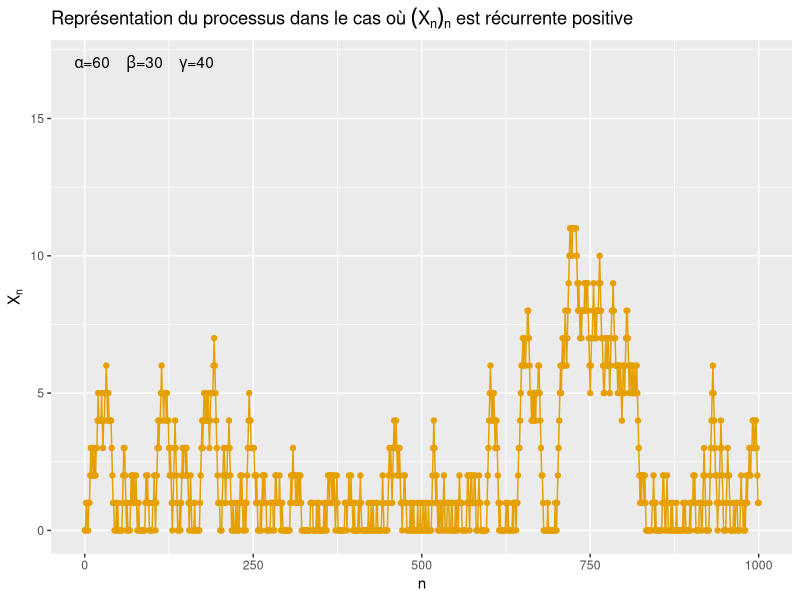
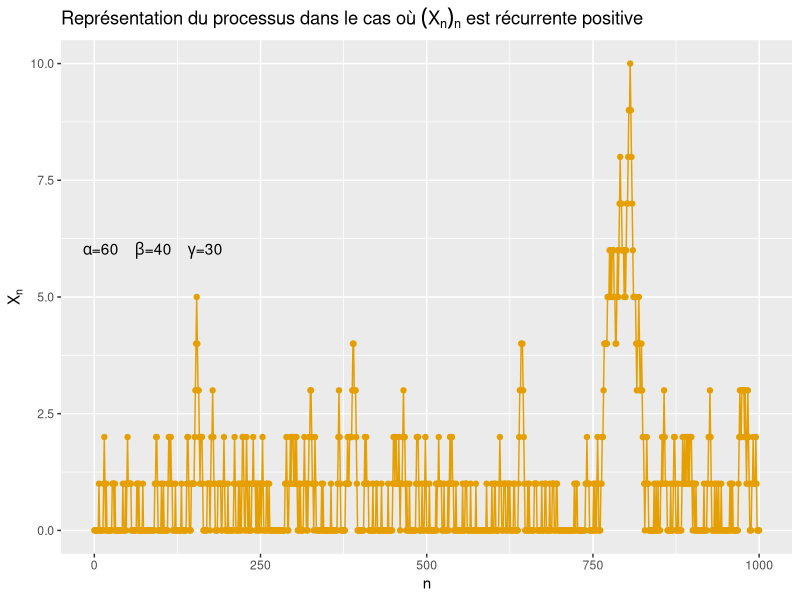
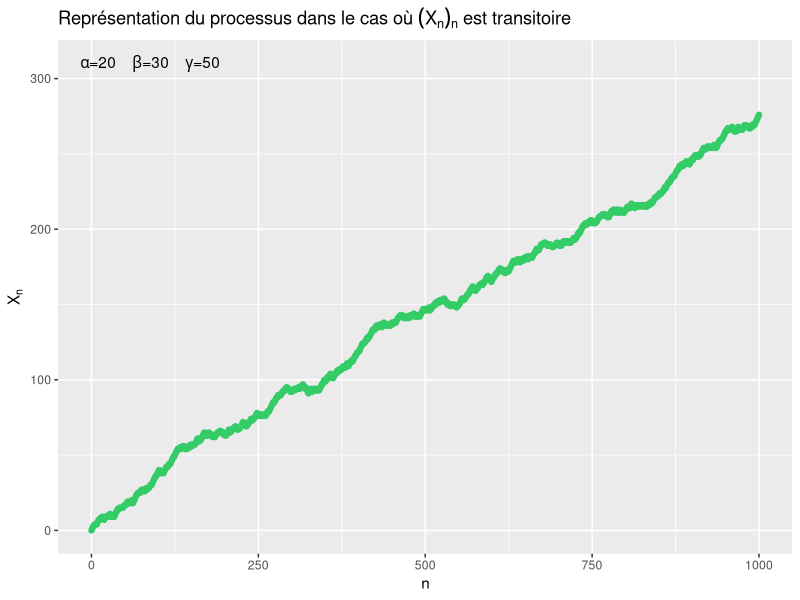
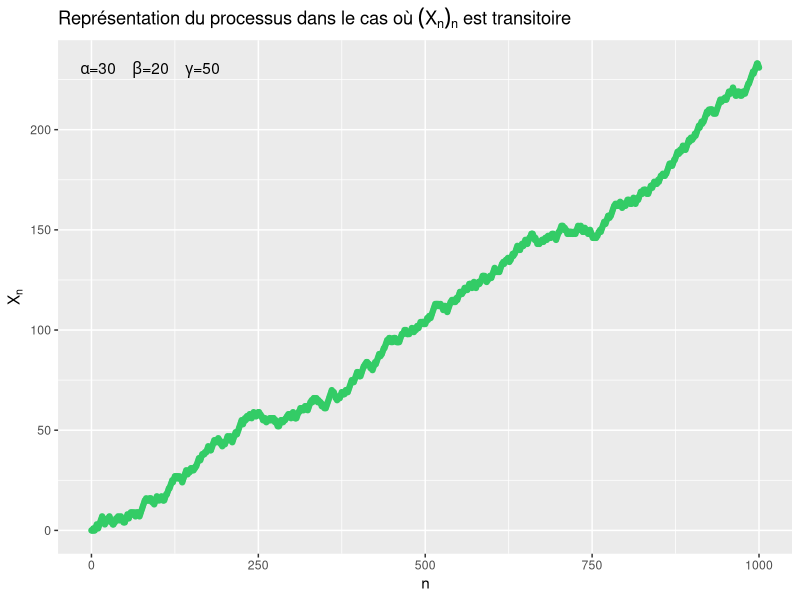
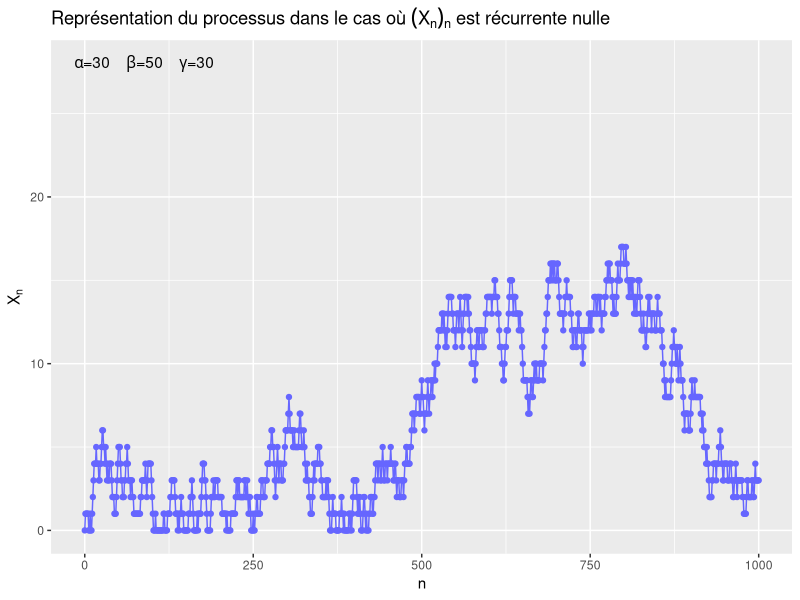
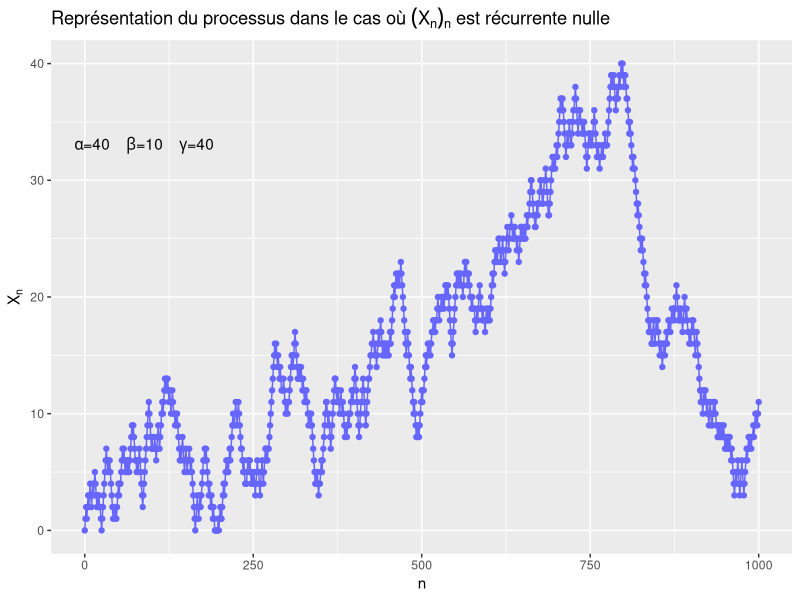

These figures' R source, in order:
library(ggplot2)
simu_simple<- function(H,alpha,beta,gamma){
  X<-NULL
  X[1]<-0
  proba<-c(alpha/(alpha+beta+gamma),beta/(alpha+beta+gamma),gamma/(alpha+beta+gamma))
  U<-sample(c(-1,0,1),H,replace=TRUE, prob=proba)
  for (i in 1:H){
    X[i+1]<-(X[i]+U[i])*(X[i]>0)+ (X[i]==0)*(U[i]==1)
  }
  simu<-data.frame(0:1000,X)
  colnames(simu)<-c("n","X_n")
  return(simu)
}
#Récurrente positive
simu_1<-simu_simple(1000,60,30,40)
simu_1bis<-simu_simple(1000,60,40,30)
ggplot(data=simu_1,aes(n,X_n)) + geom_line(color="#E69F00")+geom_point(color="#E69F00")+ylab(expression(X[n]))+ ggtitle(expression(paste("Représentation du processus dans le cas où ", (X[n])[n], " est récurrente positive")))+
annotate("text", x=100, y =17, label = expression(paste(alpha,"=60    ", beta,"=30    ",gamma,"=40    ")))
ggplot(data=simu_1bis,aes(n,X_n)) + geom_line(color="#E69F00")+geom_point(color="#E69F00")+ylab(expression(X[n]))+ ggtitle(expression(paste("Représentation du processus dans le cas où ", (X[n])[n], " est récurrente positive")))+
annotate("text", x=100, y =6, label = expression(paste(alpha,"=60    ", beta,"=40    ",gamma,"=30    ")))

#Transitoire
simu_2<-simu_simple(1000,20,30,50)
simu_2bis<-simu_simple(1000,30,20,50)
ggplot(data=simu_2,aes(n,X_n)) + geom_line(color="#33CC66")+geom_point(color="#33CC66")+ylab(expression(X[n]))+ ggtitle(expression(paste("Représentation du processus dans le cas où ", (X[n])[n], " est transitoire")))+
annotate("text", x=100, y =310, label = expression(paste(alpha,"=20    ", beta,"=30    ",gamma,"=50    ")))
ggplot(data=simu_2bis,aes(n,X_n)) + geom_line(color="#33CC66")+geom_point(color="#33CC66")+ylab(expression(X[n]))+ ggtitle(expression(paste("Représentation du processus dans le cas où ", (X[n])[n], " est transitoire")))+
annotate("text", x=100, y =230, label = expression(paste(alpha,"=30    ", beta,"=20    ",gamma,"=50    ")))

#Récurrente nulle
simu_3<-simu_simple(1000,30,50,30)
simu_3bis<-simu_simple(1000,40,10,40)
ggplot(data=simu_3,aes(n,X_n)) + geom_line(color="#6666FF")+geom_point(color="#6666FF")+ylab(expression(X[n]))+ ggtitle(expression(paste("Représentation du processus dans le cas où ", (X[n])[n], " est récurrente nulle")))+
annotate("text", x=100, y =28, label = expression(paste(alpha,"=30    ", beta,"=50    ",gamma,"=30    ")))
ggplot(data=simu_3bis,aes(n,X_n)) + geom_line(color="#6666FF")+geom_point(color="#6666FF")+ylab(expression(X[n]))+ ggtitle(expression(paste("Représentation du processus dans le cas où ", (X[n])[n], " est récurrente nulle")))+
annotate("text", x=100, y =33, label = expression(paste(alpha,"=40    ", beta,"=10    ",gamma,"=40    ")))

